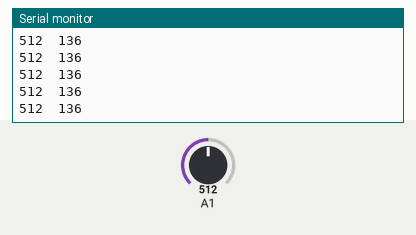
A sketch run on a simulated Arduino Uno, built with avr-gcc and run on an emulated ATmega328P. Shown: the last lines printed to the serial monitor. The inputs (shaded band) are chosen by the test bench; at power-on: A1 = 512.

Above: at 1.2 s.
1.3 s: A1 set to 992
At 2.3 s:
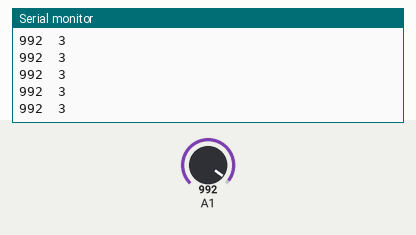
2.8 s: A1 set to 1017
At 3.3 s:
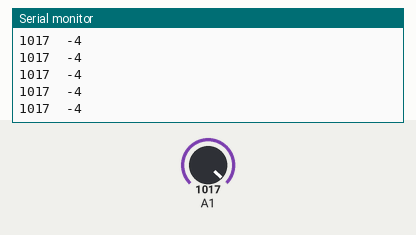
Timing chart, 0 to 5.8 s (numbered marks = the images above; inputs shaded):
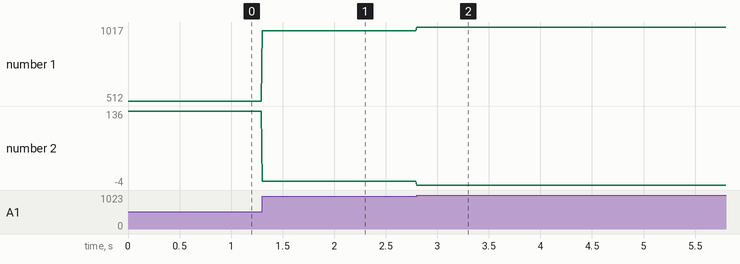

Measured:
- after the input at 1.3 s, the serial monitor: prints a new line at once (image 1)
- after the input at 2.8 s, the serial monitor: prints a new line at once (image 2)
- plotted number 1: 512 → 992 after the input at 1.3 s, 992 → 1017 after the input at 2.8 s
- plotted number 2: 136 → 3 after the input at 1.3 s, 3 → -4 after the input at 2.8 s

The sketch:

sketch_apr12a.ino
```cpp
void setup() {
  pinMode(A0, INPUT);
  Serial.begin(9600);
}

void loop() {
  int val = analogRead(A1);
  int analog_Out = map(val, 80, 1000, 255, 0);
  Serial.print(val);
  Serial.print("\t");
  Serial.println(analog_Out);
  delay(10);
}
```
